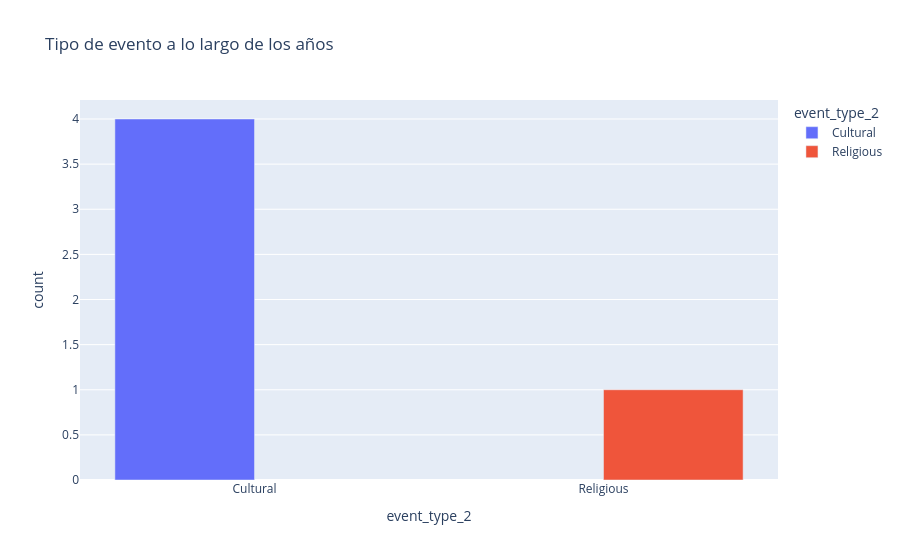

Notebook code cell kept with this figure:
### Code cell
event = df_calendar[[c for c in df_calendar.columns if 'event' in c]]

event_typeone = event.groupby(['event_type_2'])['event_name_2'].count().reset_index(name='count')

fig = px.bar(
    event_typeone,
    x='event_type_2',
    y='count',
    color='event_type_2',
    barmode='group',  # o 'stack'
    title='Tipo de evento a lo largo de los años'
)

fig.show()

### Figure 1 — Plotly figure (JSON) as saved in the notebook; plotly's stock layout.template omitted (floating-point values rounded to 4 significant figures)
{"data": [{"alignmentgroup": "True", "hovertemplate": "event_type_2=%{x}<br>count=%{y}<extra></extra>", "legendgroup": "Cultural", "marker": {"color": "#636efa", "pattern": {"shape": ""}}, "name": "Cultural", "offsetgroup": "Cultural", "orientation": "v", "showlegend": true, "textposition": "auto", "type": "bar", "x": ["Cultural"], "xaxis": "x", "y": [4], "yaxis": "y"}, {"alignmentgroup": "True", "hovertemplate": "event_type_2=%{x}<br>count=%{y}<extra></extra>", "legendgroup": "Religious", "marker": {"color": "#EF553B", "pattern": {"shape": ""}}, "name": "Religious", "offsetgroup": "Religious", "orientation": "v", "showlegend": true, "textposition": "auto", "type": "bar", "x": ["Religious"], "xaxis": "x", "y": [1], "yaxis": "y"}], "layout": {"barmode": "group", "legend": {"title": {"text": "event_type_2"}, "tracegroupgap": 0}, "title": {"text": "Tipo de evento a lo largo de los años"}, "xaxis": {"anchor": "y", "categoryarray": ["Cultural", "Religious"], "categoryorder": "array", "domain": [0, 1], "title": {"text": "event_type_2"}}, "yaxis": {"anchor": "x", "domain": [0, 1], "title": {"text": "count"}}}}
